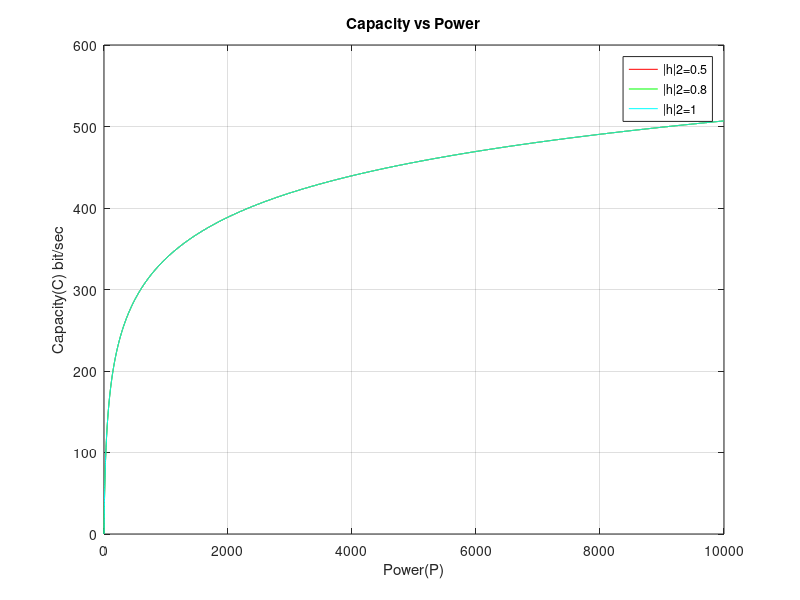

This figure's MATLAB source:
%Power vs Capacity with Fading Channel;
clc;
clear all;
B = 51;
N0 = 1;
P = [0:10^4];
h1=input('h1=');    %h1=[h1]^2
h2=input('h2=');    %h2=[h2]^2
h3=input('h3=');    %h3=[h3]^2
C1 = B.*log2(1+h1*P./(N0*B));
C2 = B.*log2(1+h2*P./(N0*B));
C3 = B.*log2(1+h3*P./(N0*B));
plot(P,C1,'r',P,C2,'g',P,C3,'c')
xlabel('Power(P)');
ylabel('Capacity(C) bit/sec');  
title('Capacity vs Power');
legend('|h|2=0.5','|h|2=0.8','|h|2=1');
grid on;